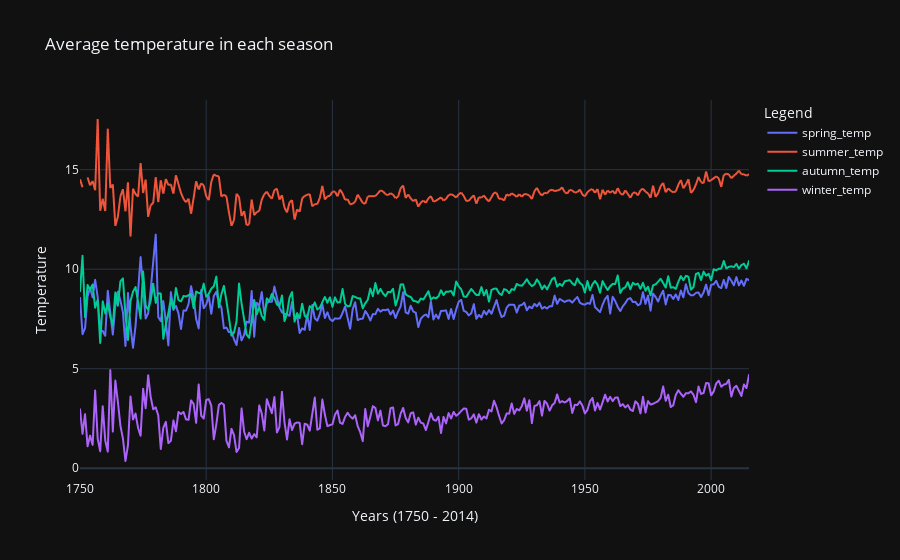

Write notebook code for a chart like this one.
### Code cell
fig_3 = px.line(data_seasons, 
            x = "year",
            y = ['spring_temp', 'summer_temp', 'autumn_temp', 'winter_temp'], 
            title = "Average temperature in each season", template="plotly_dark",
            labels = {
                    "year": "Years (1750 - 2014)",
                    "value": "Temperature",
                    "variable": "Legend"
                    })
fig_3.update_yaxes(tickvals=[0,5,10,15,20])
fig_3.update_xaxes(tickvals=[1700, 1750, 1800, 1850, 1900, 1950, 2000])
fig_3.show()

### Figure 1 — Plotly figure (JSON) as saved in the notebook; plotly's stock layout.template omitted (floating-point values rounded to 4 significant figures; data arrays with more than 128 entries replaced by an {"elided": "..."} marker saying what was removed)
{"data": [{"hovertemplate": "Legend=spring_temp<br>Years (1750 - 2014)=%{x}<br>Temperature=%{y}<extra></extra>", "legendgroup": "spring_temp", "line": {"color": "#636efa", "dash": "solid"}, "marker": {"symbol": "circle"}, "mode": "lines", "name": "spring_temp", "showlegend": true, "type": "scattergl", "x": {"elided": "266 str values"}, "xaxis": "x", "y": {"elided": "266 float values"}, "yaxis": "y"}, {"hovertemplate": "Legend=summer_temp<br>Years (1750 - 2014)=%{x}<br>Temperature=%{y}<extra></extra>", "legendgroup": "summer_temp", "line": {"color": "#EF553B", "dash": "solid"}, "marker": {"symbol": "circle"}, "mode": "lines", "name": "summer_temp", "showlegend": true, "type": "scattergl", "x": {"elided": "266 str values"}, "xaxis": "x", "y": {"elided": "266 float values"}, "yaxis": "y"}, {"hovertemplate": "Legend=autumn_temp<br>Years (1750 - 2014)=%{x}<br>Temperature=%{y}<extra></extra>", "legendgroup": "autumn_temp", "line": {"color": "#00cc96", "dash": "solid"}, "marker": {"symbol": "circle"}, "mode": "lines", "name": "autumn_temp", "showlegend": true, "type": "scattergl", "x": {"elided": "266 str values"}, "xaxis": "x", "y": {"elided": "266 float values"}, "yaxis": "y"}, {"hovertemplate": "Legend=winter_temp<br>Years (1750 - 2014)=%{x}<br>Temperature=%{y}<extra></extra>", "legendgroup": "winter_temp", "line": {"color": "#ab63fa", "dash": "solid"}, "marker": {"symbol": "circle"}, "mode": "lines", "name": "winter_temp", "showlegend": true, "type": "scattergl", "x": {"elided": "266 str values"}, "xaxis": "x", "y": {"elided": "266 float values"}, "yaxis": "y"}], "layout": {"legend": {"title": {"text": "Legend"}, "tracegroupgap": 0}, "title": {"text": "Average temperature in each season"}, "xaxis": {"anchor": "y", "domain": [0, 1], "tickvals": [1700, 1750, 1800, 1850, 1900, 1950, 2000], "title": {"text": "Years (1750 - 2014)"}}, "yaxis": {"anchor": "x", "domain": [0, 1], "tickvals": [0, 5, 10, 15, 20], "title": {"text": "Temperature"}}}}
